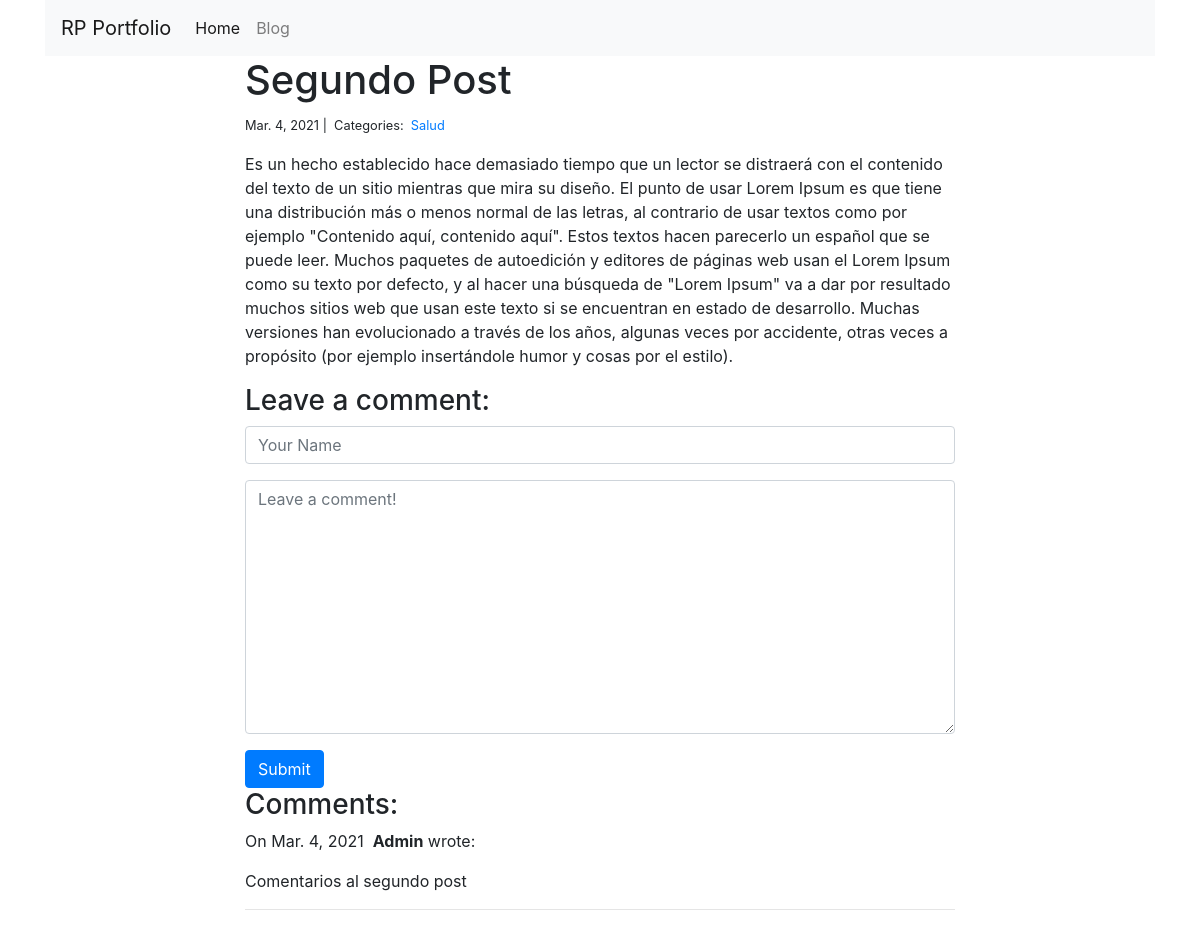
The app's page /blog/2/ with its own data.
### blog/models.py (models this page shows)
class Post(models.Model):
    title = models.CharField(max_length=255)
    body = models.TextField()
    created_on = models.DateTimeField(auto_now_add=True)
    last_modified = models.DateTimeField(auto_now=True)
    categories = models.ManyToManyField('Category', related_name='posts')

class Category(models.Model):
    name = models.CharField(max_length=20)

class Comment(models.Model):
    author = models.CharField(max_length=60)
    body = models.TextField()
    created_on = models.DateTimeField(auto_now_add=True)
    post = models.ForeignKey('Post', on_delete=models.CASCADE)

### blog/views.py (the view, shortened to what this page needs)
# urls.py: path("<int:pk>/", views.blog_detail, name="blog_detail"),
def blog_detail(request, pk):
    post = Post.objects.get(pk=pk)
    form = CommentForm()
    comments = Comment.objects.filter(post=post)
    context = {
        "post": post,
        "comments": comments,
        "form": form,
    }
    return render(request, "blog_detail.html", context)

### blog/forms.py
class CommentForm(forms.Form):
    author = forms.CharField(
        max_length=60,
        widget=forms.TextInput(attrs={
            "class": "form-control",
            "placeholder": "Your Name"
        })
    )
    body = forms.CharField(widget=forms.Textarea(
        attrs={
            "class": "form-control",
            "placeholder": "Leave a comment!"
        })
    )

### templates/blog_detail.html (shortened to what this page needs)
{% extends "base.html" %}
{% block page_content %}
<div class="col-md-8 offset-md-2">
    <h1>{{ post.title }}</h1>
    <small>
        {{ post.created_on.date }} |&nbsp;
        Categories:&nbsp;
        {% for category in post.categories.all %}
        <a href="{% url 'blog_category' category.name %}">
            {{ category.name }}
        </a>&nbsp;
        {% endfor %}
    </small>
    <p>{{ post.body | linebreaks }}</p>
    <h3>Leave a comment:</h3>
    <form action="/blog/{{ post.pk }}/" method="post">
        <div class="form-group">
            {{ form.author }}
        </div>
        <div class="form-group">
            {{ form.body }}
        </div>
        <button type="submit" class="btn btn-primary">Submit</button>
    </form>
    <h3>Comments:</h3>
    {% for comment in comments %}
    <p>
        On {{comment.created_on.date }}&nbsp;
        <b>{{ comment.author }}</b> wrote:
    </p>
    <p>{{ comment.body }}</p>
    <hr>
    {% endfor %}
</div>
{% endblock %}

### templates/base.html (shortened to what this page needs)
<!DOCTYPE html>
<html lang="en">
<head>
  <link rel="stylesheet" href="https://stackpath.bootstrapcdn.com/bootstrap/4.1.3/css/bootstrap.min.css">
</head>
<body>
<div class="container">
<nav class="navbar navbar-expand-lg navbar-light bg-light">
  <a class="navbar-brand" href="#">RP Portfolio</a>
  <div class="collapse navbar-collapse" id="navbarNav">
    <ul class="navbar-nav">
      <li class="nav-item active">
        <a class="nav-link" href="/">Home <span class="sr-only">(current)</span></a>
      </li>
      <li class="nav-item">
        <a class="nav-link" href="{% url 'blog_index' %}">Blog</a>
      </li>
    </ul>
  </div>
</nav>
</div>
<div class="container">
{% block page_content %}{% endblock %}
</div>
</body>
</html>

### records on screen
Post: title "Segundo Post", created_on "Mar. 4, 2021", body "Es un hecho establecido hace demasiado tiempo que un lector se distraerá con el contenido del texto de un sitio mientras que mira su diseño. El punto de usar Lorem Ipsum es que tiene una distribución más o menos normal de las letras, al contrario de usar textos como por ejemplo \"Contenido aquí, contenido aquí\". Estos textos hacen parecerlo un español que se puede leer. Muchos paquetes de autoedición y editores de páginas web usan el Lorem Ipsum como su texto por defecto, y al hacer una búsqueda de \"Lorem Ipsum\" va a dar por resultado muchos sitios web que usan este texto si se encuentran en estado de desarrollo. Muchas versiones han evolucionado a través de los años, algunas veces por…"
Category: name "Salud"
Comment: created_on "Mar. 4, 2021", author "Admin", body "Comentarios al segundo post"
